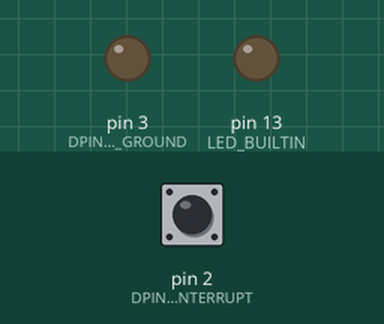
This sketch was run on a simulated Arduino Uno, built with avr-gcc and run on an emulated ATmega328P. Parts: output pins drawn as LEDs (lit = HIGH). The inputs (shaded band) are chosen by the test bench; at power-on: pin 2 (DPIN_BUTTON_INTERRUPT) HIGH.

Above: at 1.2 s.
1.3 s: pin 2 (DPIN_BUTTON_INTERRUPT) pulled LOW for 0.15 s
At 2.6 s:
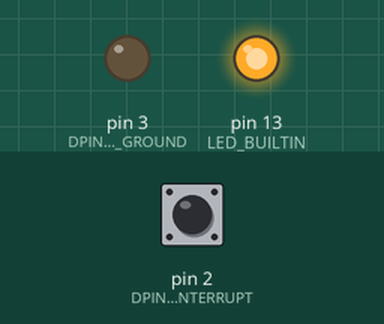
3.3 s: pin 2 (DPIN_BUTTON_INTERRUPT) pulled LOW for 1 s
At 4.2 s:
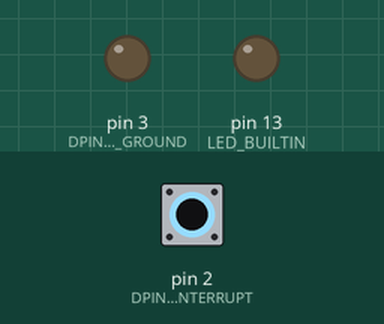
5.8 s: pin 2 (DPIN_BUTTON_INTERRUPT) pulled LOW for 3.2 s
At 7.3 s:
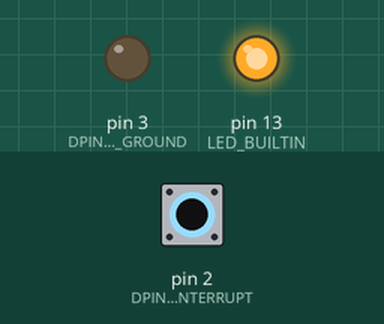
Timing chart, 0 to 8.8 s (numbered marks = the images above; inputs shaded):
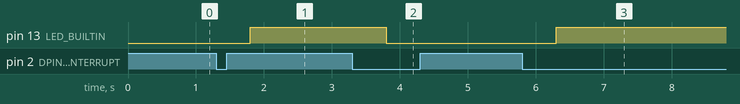

Measured:
- after the input at 1.3 s, pin 13 (LED_BUILTIN): LOW → HIGH after 0.50 s
- after the input at 3.3 s, pin 13 (LED_BUILTIN): HIGH → LOW after 0.50 s
- after the input at 5.8 s, pin 13 (LED_BUILTIN): LOW → HIGH after 0.50 s

The sketch:

simple_interrupt.ino
```cpp
/**
 * Used with a simple computer case switch.
 *
 * I could not find a good simple tutorial on how to use a switch to trigger an
 * interrupt, so I wrote my own.  This is based on:
 *
 * https://www.arduino.cc/reference/en/language/functions/external-interrupts/attachinterrupt/
 *
 * but no longer resembles it.
 *
 * Note that you can trigger two state changes with one button press if you hold
 * the button down :(
 *
 * @todo - implement the debounce logic from the debounce tutorial
 */


// -----------------------------------------------------------------------------
//
// Button Stuff
//
// -----------------------------------------------------------------------------

const byte DPIN_BUTTON_INTERRUPT = 2;
const byte DPIN_BUTTON_GROUND = 3;

volatile bool acceptPushedChanges = false;
volatile bool pushed = false;

// The number of ms to wait before accepting button pushed state changes
const int ACCEPT_PUSHED_CHANGE_DELAY = 1000;
// The number of ms to wait before checking the pushed state.
// @see - https://www.arduino.cc/en/Tutorial/Debounce
const int DEBOUNCE_DELAY = 100;
// The number of ms to wait before restting the pushed state.
// In my experience, a seemingly "natural" amount of time to wait for the button
// push event is half a second.  You can set this to whatever you like.
const int PUSHED_RESET_DELAY = 500;

/**
 * Call this in the setup() function.  This will configure the two pins needed
 * to detect the button press.
 */
void initializeButtonPins(const byte interruptPin, const byte groundPin) {
  // The "brains" of the interrupt switch rely on INPUT_PULLUP, which will put out 5V, which arduino
  // considers HIGH. To get the switch to make our pin read LOW, we must attach our pin to a ground
  // through our switch, which will create the LOW state on our pin.
  pinMode(interruptPin, INPUT_PULLUP);
  // I found FALLING and RISING to be the most reliable here.
  attachInterrupt(digitalPinToInterrupt(interruptPin), buttonPushed, FALLING);
  pinMode(groundPin, OUTPUT);
  digitalWrite(groundPin, LOW);
}

/**
 * Logic that will be executed when a button press is detected.  Note that this
 * is more complicated than simply executing the logic you want to have happen
 * on button press.  We have to account for debouncing, both from user input and
 * from the aduino actually booting.
 *
 * You do not need to call this explicitly - it is registered as the function
 * that gets called when the button is pushed by the initializeButtonPins()
 * function above.
 */
void buttonPushed() {
  if (pushed == false) {
    // When the button is pushed, track the fact that it's been pushed once here.  This boolean must
    // be set back to false somewhere else.
    pushed = true;

    // This state will flip sometimes when the board first starts up or is reset.  This bootstrap
    // delay will ensure that the state cannot change until after a certain amount of time has
    // elapsed.
    if (acceptPushedChanges || millis() > ACCEPT_PUSHED_CHANGE_DELAY) {
      // Using this flag, and setting it to true here, will prevent the need to call the millis function.
      acceptPushedChanges = true;

      // This is the part you should change.  You can keep this function call if
      // you would like, but you should change the contents of the
      // "onButtonPushed" function to do what you need it to do.
      onButtonPushed();
    }
  }
}

/**
 * This should be called at the end of loop, or at least that's where I needed
 * it.  I don't know how to explain what it does and why it's needed other than
 * to say that it waits long enough to account for mechanical imprecision before
 * resetting the "pushed" state to allow the user to press the button again.
 */
void buttonPushedReset() {
  delay(DEBOUNCE_DELAY);

  if (pushed == true) {
    delay(PUSHED_RESET_DELAY);
    pushed = false;
  }
}


// -----------------------------------------------------------------------------
//
// State Stuff
//
// This is where you can put the logic that will control your state when the
// button is pushed.
//
// -----------------------------------------------------------------------------

// This is just a state indicator for this simple example.  The state you need
// to change when the button is pushed will likely be different.
volatile byte state = LOW;

void onButtonPushed() {
  // For this simple example, we're just flipping a boolean.  For a
  // not-so-simple application, this is where the logic should go for when the
  // button gets pushed.
  state = !state;
}


// -----------------------------------------------------------------------------
//
// Arduino Stuff
//
// -----------------------------------------------------------------------------

void setup() {
  pinMode(LED_BUILTIN, OUTPUT);
  initializeButtonPins(DPIN_BUTTON_INTERRUPT, DPIN_BUTTON_GROUND);
}

void loop() {
  digitalWrite(LED_BUILTIN, state);

  // For this simple example, we will reset the button push at the end of the loop.  There is a
  // built-in delay, so the loop won't restart right away.
  buttonPushedReset();
}
```
